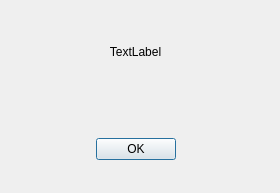
<?xml version="1.0" encoding="UTF-8"?>
<ui version="4.0">
 <class>customBasicDialogClass</class>
 <widget class="QDialog" name="customBasicDialogClass">
  <property name="geometry">
   <rect>
    <x>0</x>
    <y>0</y>
    <width>280</width>
    <height>193</height>
   </rect>
  </property>
  <property name="windowTitle">
   <string>customBasicDialog</string>
  </property>
  <widget class="QWidget" name="layoutWidget">
   <property name="geometry">
    <rect>
     <x>10</x>
     <y>0</y>
     <width>251</width>
     <height>171</height>
    </rect>
   </property>
   <layout class="QGridLayout" name="gridLayout">
    <item row="0" column="0">
     <widget class="QLabel" name="dialogMessage">
      <property name="sizePolicy">
       <sizepolicy hsizetype="Preferred" vsizetype="Expanding">
        <horstretch>0</horstretch>
        <verstretch>0</verstretch>
       </sizepolicy>
      </property>
      <property name="text">
       <string>TextLabel</string>
      </property>
      <property name="alignment">
       <set>Qt::AlignmentFlag::AlignCenter</set>
      </property>
     </widget>
    </item>
    <item row="2" column="0">
     <layout class="QHBoxLayout" name="horizontalLayout_2">
      <item>
       <spacer name="horizontalSpacer_2">
        <property name="orientation">
         <enum>Qt::Orientation::Horizontal</enum>
        </property>
        <property name="sizeHint" stdset="0">
         <size>
          <width>40</width>
          <height>20</height>
         </size>
        </property>
       </spacer>
      </item>
      <item>
       <widget class="QPushButton" name="okButton">
        <property name="text">
         <string>OK</string>
        </property>
       </widget>
      </item>
      <item>
       <spacer name="horizontalSpacer_3">
        <property name="orientation">
         <enum>Qt::Orientation::Horizontal</enum>
        </property>
        <property name="sizeHint" stdset="0">
         <size>
          <width>40</width>
          <height>20</height>
         </size>
        </property>
       </spacer>
      </item>
     </layout>
    </item>
    <item row="1" column="0">
     <spacer name="verticalSpacer">
      <property name="orientation">
       <enum>Qt::Orientation::Vertical</enum>
      </property>
      <property name="sizeType">
       <enum>QSizePolicy::Policy::Fixed</enum>
      </property>
      <property name="sizeHint" stdset="0">
       <size>
        <width>20</width>
        <height>40</height>
       </size>
      </property>
     </spacer>
    </item>
   </layout>
  </widget>
 </widget>
 <layoutdefault spacing="6" margin="11"/>
 <resources/>
 <connections>
  <connection>
   <sender>okButton</sender>
   <signal>clicked()</signal>
   <receiver>customBasicDialogClass</receiver>
   <slot>accept()</slot>
   <hints>
    <hint type="sourcelabel">
     <x>133</x>
     <y>154</y>
    </hint>
    <hint type="destinationlabel">
     <x>209</x>
     <y>152</y>
    </hint>
   </hints>
  </connection>
 </connections>
</ui>
